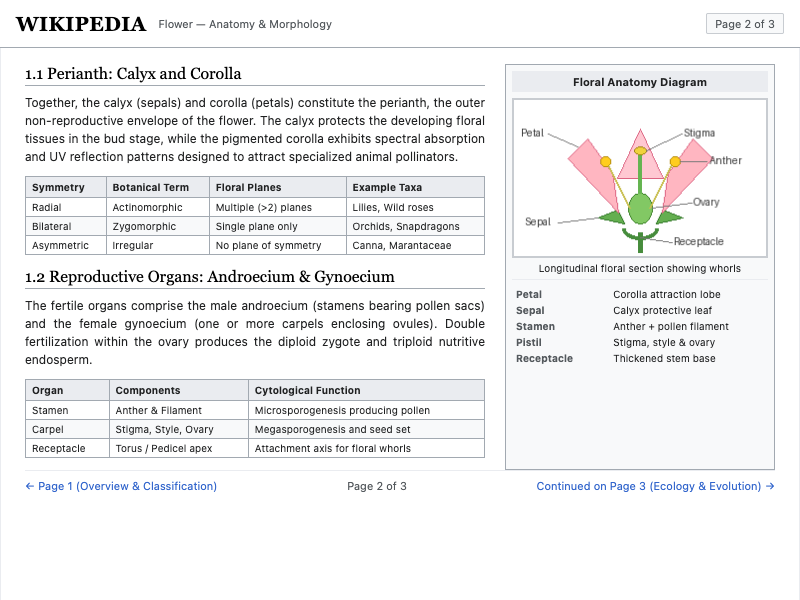
#> input picture chromium_wikipedia_flowers_p2.png, 800 x 600 px
$ python check_footers.py
#> lines starting #> are read from the running program, lines starting #| are printed output that depends on the picture
#!/usr/bin/env python3
import numpy as np
from PIL import Image

def inspect_footer(p2_c, p2_f, p3_c, p3_f):
    print("=== PAGE 2 FOOTER ===")
    for y in range(475, 505):
        c_dark = np.sum(np.min(p2_c[y, 25:775], axis=1) < 200)
        f_dark = np.sum(np.min(p2_f[y, 25:775], axis=1) < 200)
        if c_dark > 0 or f_dark > 0:
            print(f"P2 y={y:3d}: Chrom dark={c_dark:3d}, Formal dark={f_dark:3d}")

    # Check horizontal bounds of links on P2
    for name, x0, x1 in [("Left link", 25, 250), ("Center badge", 300, 450), ("Right link", 500, 775)]:
        c_x = np.where(np.any(np.min(p2_c[480:495, x0:x1], axis=2) < 200, axis=0))[0] + x0
        f_x = np.where(np.any(np.min(p2_f[480:495, x0:x1], axis=2) < 200, axis=0))[0] + x0
        if len(c_x) > 0 and len(f_x) > 0:
            print(f"P2 {name:<12}: Chrom X=[{min(c_x):3d}..{max(c_x):3d}], Formal X=[{min(f_x):3d}..{max(f_x):3d}]")

    print("\n=== PAGE 3 FOOTER ===")
    for y in range(485, 515):
        c_dark = np.sum(np.min(p3_c[y, 25:775], axis=1) < 200)
        f_dark = np.sum(np.min(p3_f[y, 25:775], axis=1) < 200)
        if c_dark > 0 or f_dark > 0:
            print(f"P3 y={y:3d}: Chrom dark={c_dark:3d}, Formal dark={f_dark:3d}")

    for name, x0, x1 in [("Left link", 25, 250), ("Center badge", 280, 480), ("Right link", 500, 775)]:
        c_x = np.where(np.any(np.min(p3_c[490:505, x0:x1], axis=2) < 200, axis=0))[0] + x0
        f_x = np.where(np.any(np.min(p3_f[490:505, x0:x1], axis=2) < 200, axis=0))[0] + x0
        if len(c_x) > 0 and len(f_x) > 0:
            print(f"P3 {name:<12}: Chrom X=[{min(c_x):3d}..{max(c_x):3d}], Formal X=[{min(f_x):3d}..{max(f_x):3d}]")

if __name__ == "__main__":
    p2_c = np.array(Image.open("chromium_wikipedia_flowers_p2.png").convert("RGB"))
#> p2_c is the input picture: shape (600, 800, 3); mean R, G, B 240.4, 240.5, 241
    p2_f = np.array(Image.open("blink_formal_wikipedia_flowers_p2.png").convert("RGB"))
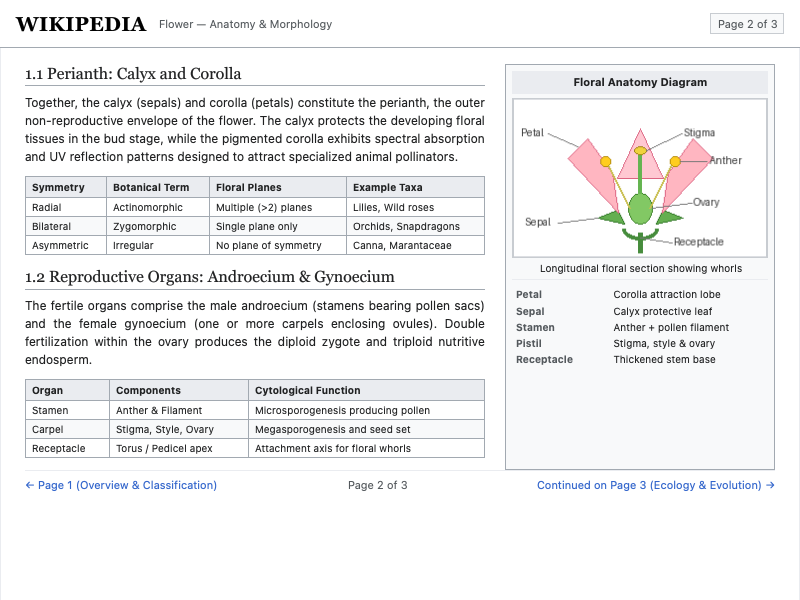
#> input picture blink_formal_wikipedia_flowers_p2.png, 800 x 600 px
#> p2_f is the input picture: shape (600, 800, 3); mean R, G, B 240.3, 240.4, 240.9
    p3_c = np.array(Image.open("chromium_wikipedia_flowers_p3.png").convert("RGB"))
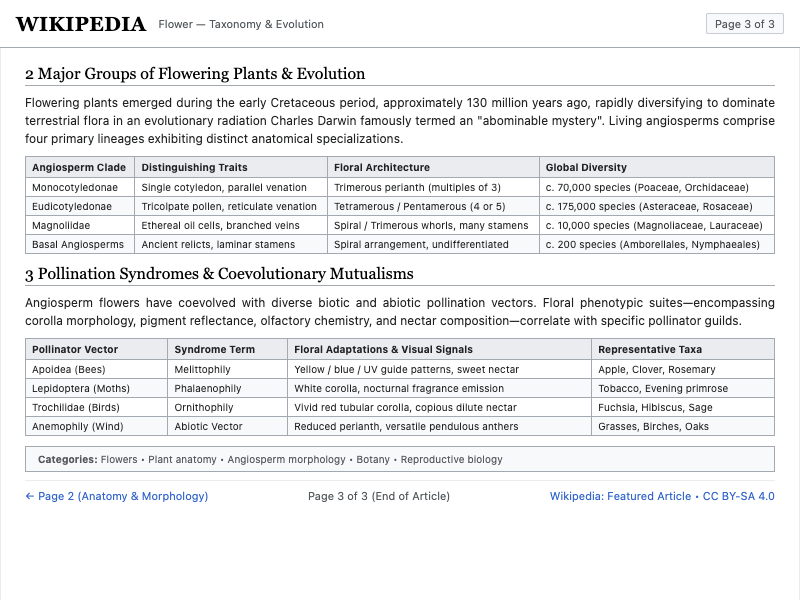
#> input picture chromium_wikipedia_flowers_p3.png, 800 x 600 px
#> p3_c is the input picture: shape (600, 800, 3); mean R, G, B 237.1, 237.7, 238.6
    p3_f = np.array(Image.open("blink_formal_wikipedia_flowers_p3.png").convert("RGB"))
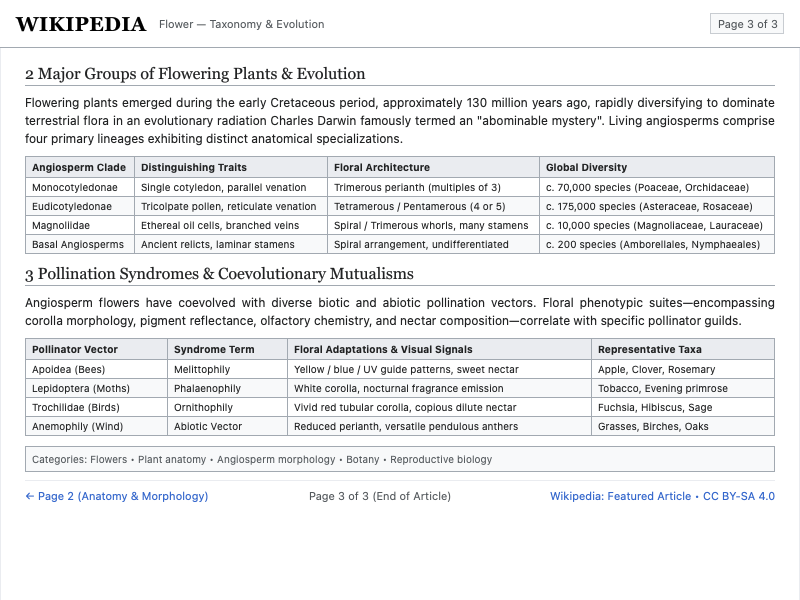
#> input picture blink_formal_wikipedia_flowers_p3.png, 800 x 600 px
#> p3_f is the input picture: shape (600, 800, 3); mean R, G, B 237, 237.6, 238.5
    inspect_footer(p2_c, p2_f, p3_c, p3_f)
#> the loop in inspect_footer, `for y in range(475, 505):` made 30 passes
#> (c_dark, f_dark) on passes 1 to 12: (0, 0), (0, 0), (0, 0), (0, 0), (0, 0), (0, 11), (9, 88), (93, 70), (72, 242), (234, 229), (232, 246), (234, 216)
#| P2 y=480: Chrom dark=  0, Formal dark= 11
#| P2 y=481: Chrom dark=  9, Formal dark= 88
#| P2 y=482: Chrom dark= 93, Formal dark= 70
#| P2 y=483: Chrom dark= 72, Formal dark=242
#| P2 y=484: Chrom dark=234, Formal dark=229
#| P2 y=485: Chrom dark=232, Formal dark=246
#| P2 y=486: Chrom dark=234, Formal dark=216
#| P2 y=487: Chrom dark=209, Formal dark=213
#> (further printed lines are left out)
#> the loop in inspect_footer, `for name, x0, x1 in [("Left link", 25, 250), ("Center badge", 300, 450..` made 3 passes
#| P2 Left link   : Chrom X=[ 26..215], Formal X=[ 26..215]
#| P2 Center badge: Chrom X=[348..405], Formal X=[349..406]
#| P2 Right link  : Chrom X=[537..773], Formal X=[537..773]
#> the loop in inspect_footer, `for y in range(485, 515):` made 30 passes
#> (c_dark, f_dark) on passes 1 to 12: (0, 0), (0, 0), (0, 0), (0, 0), (0, 0), (0, 0), (13, 12), (115, 117), (95, 96), (262, 262), (243, 250), (257, 262)
#| P3 y=491: Chrom dark= 13, Formal dark= 12
#| P3 y=492: Chrom dark=115, Formal dark=117
#| P3 y=493: Chrom dark= 95, Formal dark= 96
#| P3 y=494: Chrom dark=262, Formal dark=262
#| P3 y=495: Chrom dark=243, Formal dark=250
#| P3 y=496: Chrom dark=257, Formal dark=262
#| P3 y=497: Chrom dark=240, Formal dark=247
#| P3 y=498: Chrom dark=237, Formal dark=232
#> (further printed lines are left out)
#> the loop in inspect_footer, `for name, x0, x1 in [("Left link", 25, 250), ("Center badge", 280, 480..` made 3 passes
#| P3 Left link   : Chrom X=[ 26..207], Formal X=[ 26..207]
#| P3 Center badge: Chrom X=[309..448], Formal X=[310..449]
#| P3 Right link  : Chrom X=[550..773], Formal X=[550..774]
